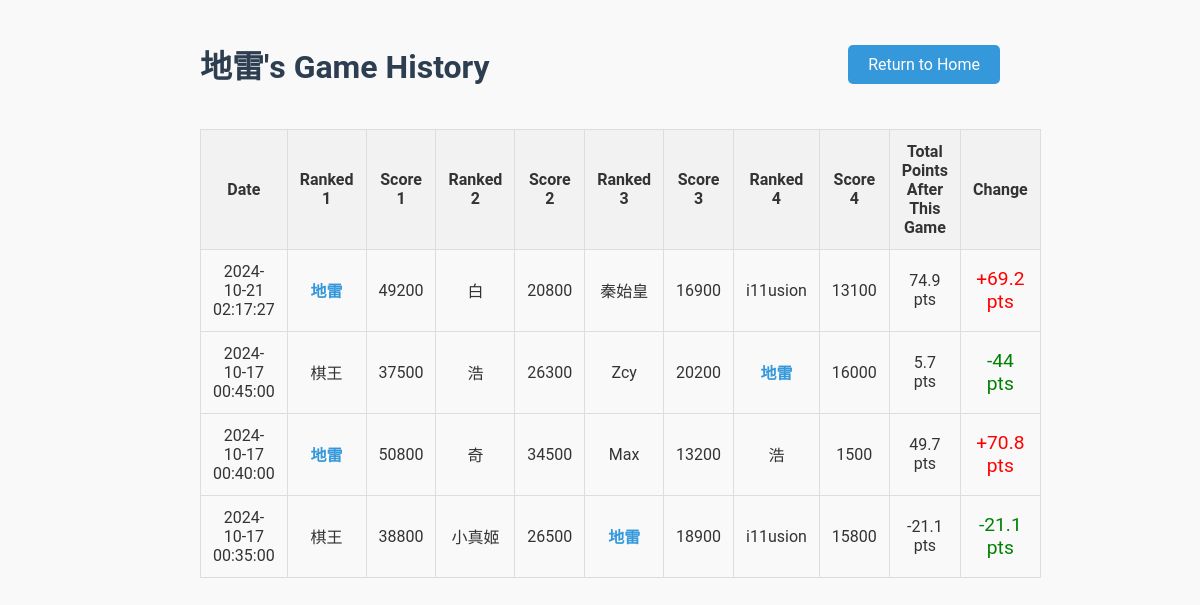
The app's page /player/地雷, older data.
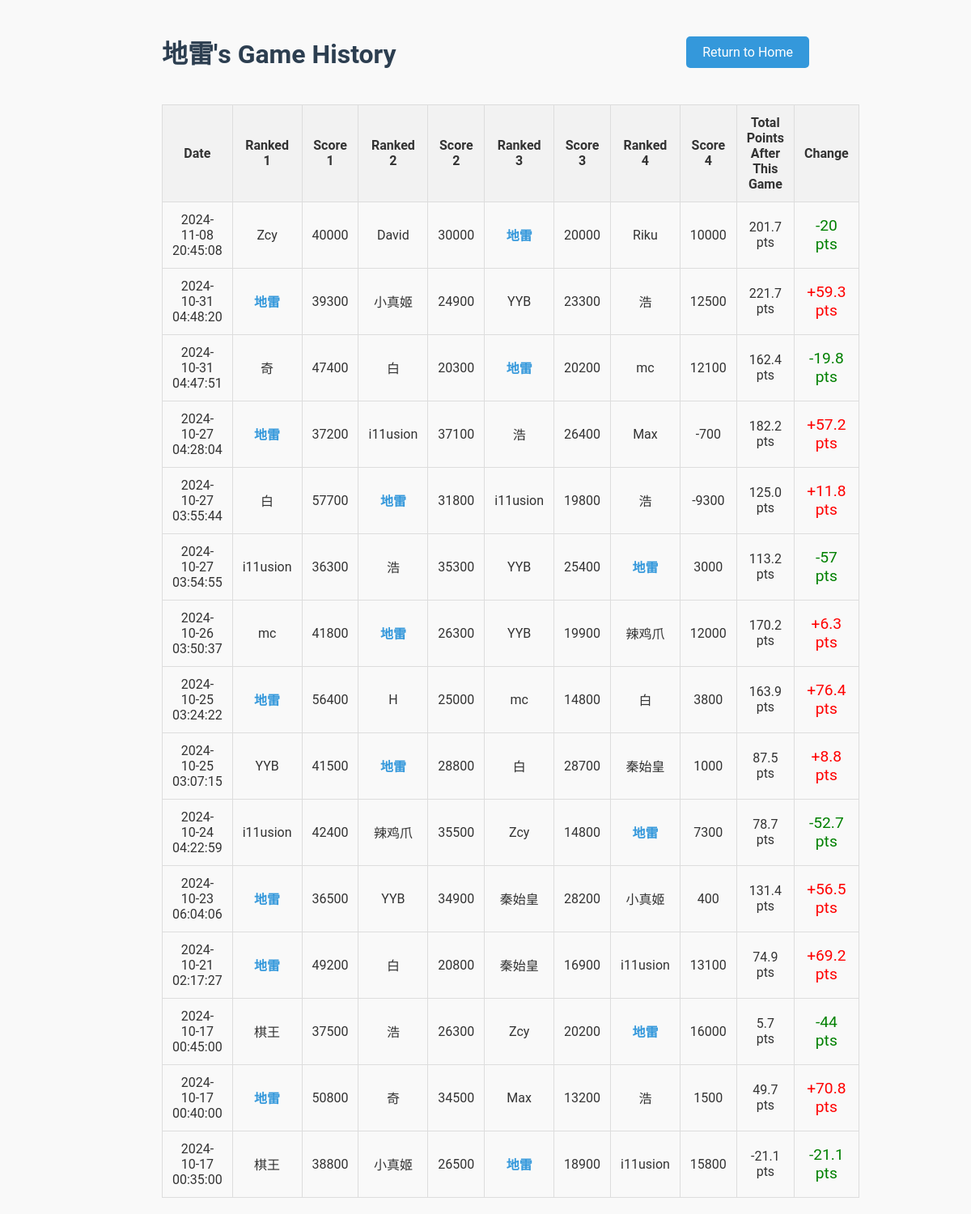
The same page, newer data.
### tables this page shows
CREATE TABLE games (
    game_id INTEGER PRIMARY KEY AUTOINCREMENT,
    player1 TEXT NOT NULL,
    player2 TEXT NOT NULL,
    player3 TEXT NOT NULL,
    player4 TEXT NOT NULL,
    raw_score1 INTEGER NOT NULL,
    raw_score2 INTEGER NOT NULL,
    raw_score3 INTEGER NOT NULL,
    raw_score4 INTEGER NOT NULL,
    final_score1 INTEGER NOT NULL,
    final_score2 INTEGER NOT NULL,
    final_score3 INTEGER NOT NULL,
    final_score4 INTEGER NOT NULL,
    game_date TIMESTAMP DEFAULT CURRENT_TIMESTAMP
);

### app.py (the view)
@app.route("/player/<player_name>")
def player_statistics(player_name):
    player_name = unquote(player_name)  # Decode the URL-encoded player name
    conn = get_db_connection()
    cursor = conn.cursor()
    cursor.execute("""
    SELECT game_date, player1, player2, player3, player4,
           raw_score1, raw_score2, raw_score3, raw_score4,
           final_score1, final_score2, final_score3, final_score4
    FROM games
    WHERE ? IN (player1, player2, player3, player4)
    ORDER BY game_date DESC
    """, (player_name,))
    games = cursor.fetchall()
    running_total = 0
    processed_games = []
    for game in reversed(games):
        players_and_scores = [
            (game['player1'], game['raw_score1'], game['final_score1']),
            (game['player2'], game['raw_score2'], game['final_score2']),
            (game['player3'], game['raw_score3'], game['final_score3']),
            (game['player4'], game['raw_score4'], game['final_score4'])
        ]
        players_and_scores.sort(key=lambda x: x[2], reverse=True)  # Sort by final score
        current_game_points = None
        for player, raw_score, final_score in players_and_scores:
            if player == player_name:
                current_game_points = final_score
                break
        previous_total = running_total
        running_total += current_game_points  # Update cumulative points
        processed_games.append({
            'game_date': game['game_date'],
            'players_and_scores': players_and_scores,
            'point_change': round(current_game_points, 1),
            'previous_total': round(previous_total, 1),
            'total_points_after_game': round(running_total, 1)  # Round the running total
        })
    processed_games.reverse()
    conn.close()
    return render_template("player_statistics.html", player_name=player_name, games=processed_games)

### app.py (called while the page is built)
def get_db_connection():
    conn = sqlite3.connect('mahjong.db')
    conn.row_factory = sqlite3.Row  # Return rows as dictionaries
    return conn

### templates/player_statistics.html (shortened to what this page needs)
<!DOCTYPE html>
<html lang="en">
<head>
</head>
<body>
    <div class="container">
        <div class="header-row">
            <h1>{{ player_name }}'s Game History</h1>
            <div class="return-button">
                <a href="{{ url_for('home') }}">Return to Home</a>
            </div>
        </div>
        <table>
            <tr>
                <th>Date</th>
                <th>Ranked 1</th>
                <th>Score 1</th>
                <th>Ranked 2</th>
                <th>Score 2</th>
                <th>Ranked 3</th>
                <th>Score 3</th>
                <th>Ranked 4</th>
                <th>Score 4</th>
                <th>Total Points After This Game</th>
                <th>Change</th>
            </tr>
            {% for game in games %}
            <tr>
                <td>{{ game['game_date'] }}</td>
                {% for player, raw_score, final_score in game['players_and_scores'] %}
                <td class="{% if player == player_name %}player-highlight{% endif %}">
                    {{ player }}
                </td>
                <td>{{ raw_score }}</td>
                {% endfor %}
                <td>{{ '%.1f' % game['total_points_after_game'] }} pts</td>
                <td class="point-change {% if game['point_change'] > 0 %}positive-change{% else %}negative-change{% endif %}">
                    {% if game['point_change'] > 0 %}+{% endif %}{{ game['point_change'] }} pts
                </td>
            </tr>
            {% endfor %}
        </table>
    </div>
</body>
</html>

### templates/player_statistics.html (style rules this page uses)
body { font-family: 'Roboto', sans-serif; background-color: #f9f9f9; color: #333; margin: 0; padding: 20px; }
.container { max-width: 800px; margin: 0 auto; }
.header-row { display: flex; justify-content: space-between; align-items: center; margin-bottom: 20px; }
h1 { color: #2c3e50; }
table { width: 100%; border-collapse: collapse; margin-top: 20px; }
th, td { padding: 12px; border: 1px solid #ddd; text-align: center; }
th { background-color: #f2f2f2; }
.player-highlight { font-weight: bold; color: #3498db; }
.point-change { font-size: 1.2em; }
.positive-change { color: red; }
.negative-change { color: green; }
.return-button a { text-decoration: none; background-color: #3498db; color: #ffffff; padding: 10px 20px; border-radius: 5px; transition: background-color 0.3s; }

Row changes from the older to the newer data that the page shows:
added games: game_date "2024-11-08 20:45:08", player1 "Zcy", raw_score1 "40000", player3 "David", raw_score3 "30000", player2 "地雷", raw_score2 "20000", player4 "Riku", raw_score4 "10000", total_points_after_game "201.7", point_change "-20"
added games: game_date "2024-10-31 04:48:20", player4 "地雷", raw_score4 "39300", player3 "小真姬", raw_score3 "24900", player1 "YYB", raw_score1 "23300", player2 "浩", raw_score2 "12500", total_points_after_game "221.7", point_change "59.3"
added games: game_date "2024-10-31 04:47:51", player4 "奇", raw_score4 "47400", player2 "白", raw_score2 "20300", player3 "地雷", raw_score3 "20200", player1 "mc", raw_score1 "12100", total_points_after_game "162.4", point_change "-19.8"
added games: game_date "2024-10-27 04:28:04", player3 "地雷", raw_score3 "37200", player4 "i11usion", raw_score4 "37100", player2 "浩", raw_score2 "26400", player1 "Max", raw_score1 "-700", total_points_after_game "182.2", point_change "57.2"
added games: game_date "2024-10-27 03:55:44", player4 "白", raw_score4 "57700", player2 "地雷", raw_score2 "31800", player3 "i11usion", raw_score3 "19800", player1 "浩", raw_score1 "-9300", total_points_after_game "125.0", point_change "11.8"
added games: game_date "2024-10-27 03:54:55", player1 "i11usion", raw_score1 "36300", player4 "浩", raw_score4 "35300", player2 "YYB", raw_score2 "25400", player3 "地雷", raw_score3 "3000", total_points_after_game "113.2", point_change "-57"
added games: game_date "2024-10-26 03:50:37", player4 "mc", raw_score4 "41800", player3 "地雷", raw_score3 "26300", player1 "YYB", raw_score1 "19900", player2 "辣鸡爪", raw_score2 "12000", total_points_after_game "170.2", point_change "6.3"
added games: game_date "2024-10-25 03:24:22", player4 "地雷", raw_score4 "56400", player3 "H", raw_score3 "25000", player2 "mc", raw_score2 "14800", player1 "白", raw_score1 "3800", total_points_after_game "163.9", point_change "76.4"
added games: game_date "2024-10-25 03:07:15", player1 "YYB", raw_score1 "41500", player2 "地雷", raw_score2 "28800", player3 "白", raw_score3 "28700", player4 "秦始皇", raw_score4 "1000", total_points_after_game "87.5", point_change "8.8"
now on this page (row edited): games: game_date "2024-10-24 04:22:59", player3 "i11usion", raw_score3 "42400", player4 "辣鸡爪", raw_score4 "35500", player1 "Zcy", raw_score1 "14800", player2 "地雷", raw_score2 "7300", total_points_after_game "78.7", point_change "-52.7"
added games: game_date "2024-10-23 06:04:06", player2 "地雷", raw_score2 "36500", player1 "YYB", raw_score1 "34900", player3 "秦始皇", raw_score3 "28200", player4 "小真姬", raw_score4 "400", total_points_after_game "131.4", point_change "56.5"
